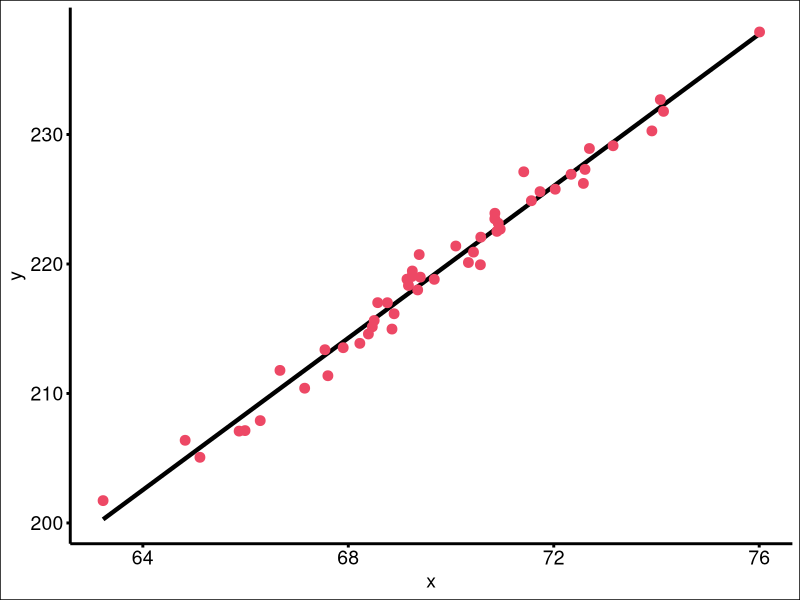
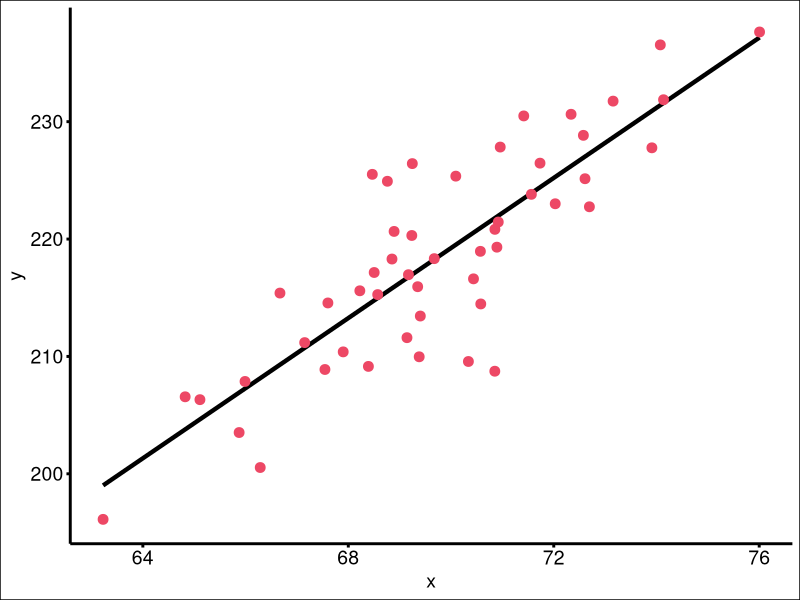
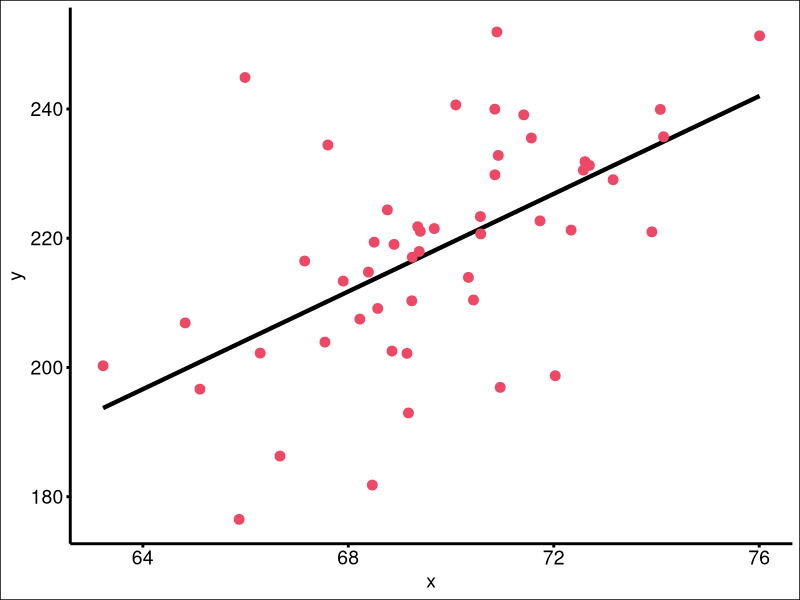
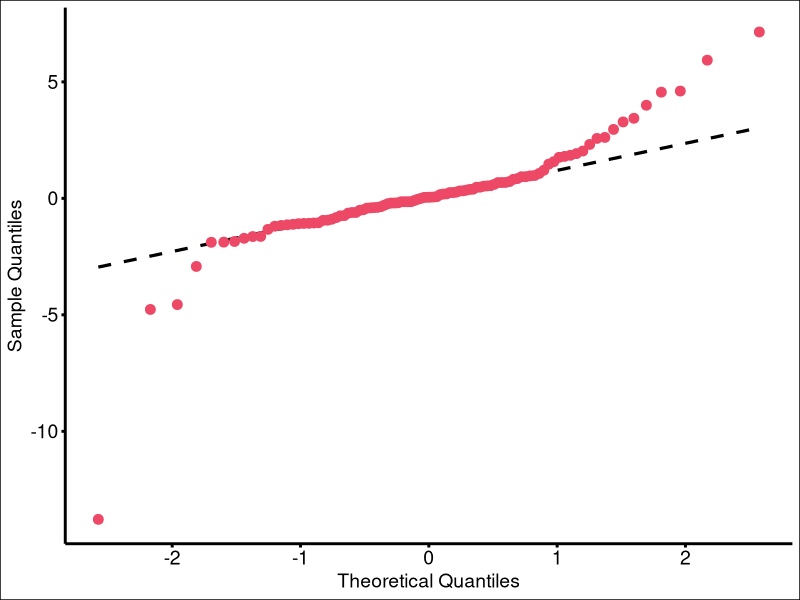
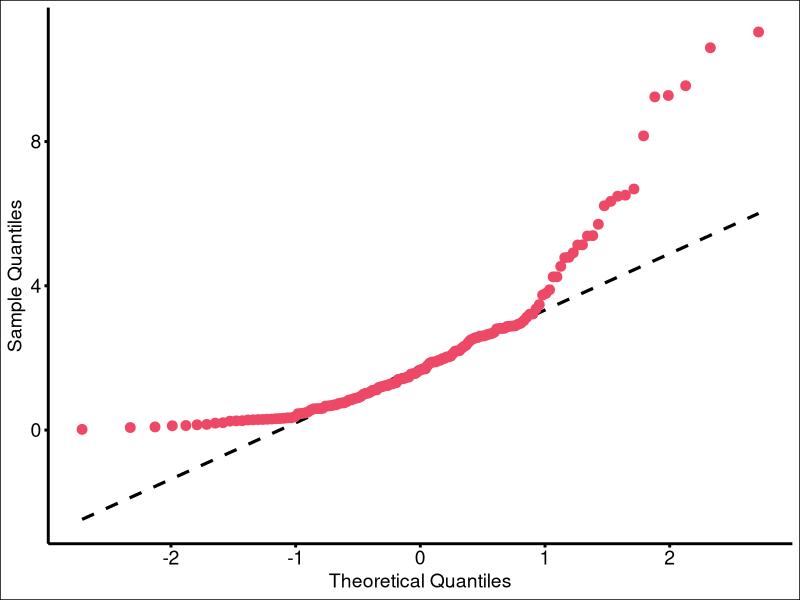
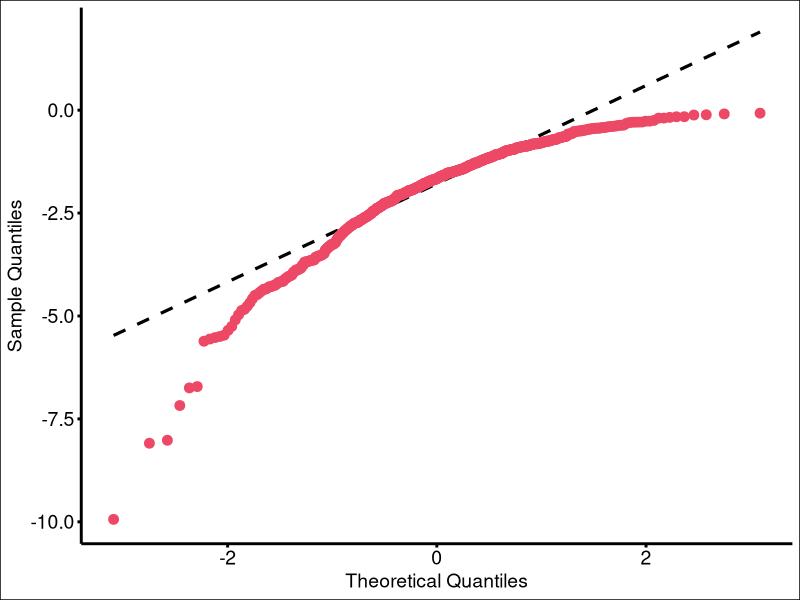
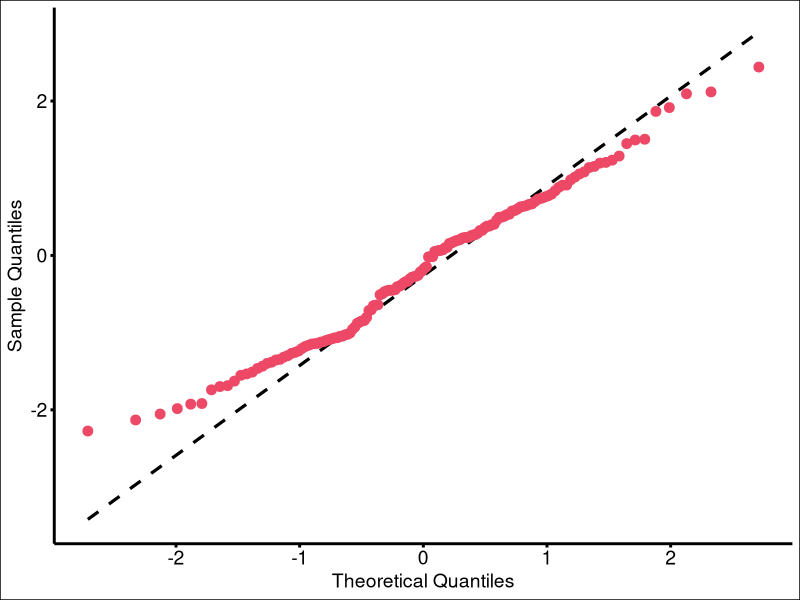
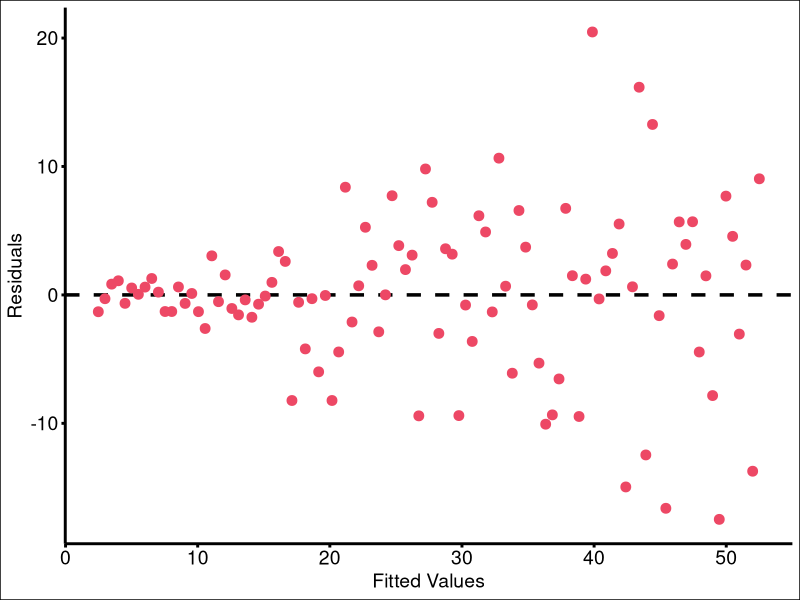

Generate these figures, in order, with R:

library(tidyverse)


# Basic data frame
basic.data <- data.frame(x = rnorm(50, 70, 3))

# High-correlation data
high.cor <- basic.data %>%
  mutate(err = rnorm(50, 0, 1),
         y = 10 + x*3 + err)

# Summary
summary(lm(high.cor$y ~ high.cor$x))

# Plot
high.cor %>%
  ggplot(aes(x = x, y = y)) + 
  geom_smooth(method = 'lm', se = F, colour = "black", linewidth = 1.5) +
  geom_point(colour = "#ED4865", size = 3) +
  theme(plot.background = element_rect(colour = 'black', fill = 'white'),
        panel.background = element_rect(colour = NA, fill = 'white'),
        axis.line = element_line(colour = 'black', linewidth = 1),
        panel.grid = element_blank(),
        legend.background = element_rect(colour = NA, fill = 'white'),
        legend.text = element_text(size = 14, colour = 'black'),
        legend.title = element_text(size = 14, colour = 'black'),
        axis.ticks = element_line(colour = 'black', linewidth = 1),
        axis.text = element_text(size = 14, colour = 'black'),
        axis.title = element_text(size = 14, colour = 'black'))

# Medium-correlation data
med.cor <- basic.data %>%
  mutate(err = rnorm(50, 0, 5),
         y = 10 + x*3 + err)

# Summary
summary(lm(med.cor$y ~ med.cor$x))

# Plot
med.cor %>%
  ggplot(aes(x = x, y = y)) + 
  geom_smooth(method = 'lm', se = F, colour = "black", linewidth = 1.5) +
  geom_point(colour = "#ED4865", size = 3) +
  theme(plot.background = element_rect(colour = 'black', fill = 'white'),
        panel.background = element_rect(colour = NA, fill = 'white'),
        axis.line = element_line(colour = 'black', linewidth = 1),
        panel.grid = element_blank(),
        legend.background = element_rect(colour = NA, fill = 'white'),
        legend.text = element_text(size = 14, colour = 'black'),
        legend.title = element_text(size = 14, colour = 'black'),
        axis.ticks = element_line(colour = 'black', linewidth = 1),
        axis.text = element_text(size = 14, colour = 'black'),
        axis.title = element_text(size = 14, colour = 'black'))

# Low-correlation data
low.cor <- basic.data %>%
  mutate(err = rnorm(50, 0, 14),
         y = 10 + x*3 + err)

# Summary
summary(lm(low.cor$y ~ low.cor$x))

# Plot
low.cor %>%
  ggplot(aes(x = x, y = y)) + 
  geom_smooth(method = 'lm', se = F, colour = "black", linewidth = 1.5) +
  geom_point(colour = "#ED4865", size = 3) +
  theme(plot.background = element_rect(colour = 'black', fill = 'white'),
        panel.background = element_rect(colour = NA, fill = 'white'),
        axis.line = element_line(colour = 'black', linewidth = 1),
        panel.grid = element_blank(),
        legend.background = element_rect(colour = NA, fill = 'white'),
        legend.text = element_text(size = 14, colour = 'black'),
        legend.title = element_text(size = 14, colour = 'black'),
        axis.ticks = element_line(colour = 'black', linewidth = 1),
        axis.text = element_text(size = 14, colour = 'black'),
        axis.title = element_text(size = 14, colour = 'black'))

# Q-Q plot

# Generate sample data for s-shaped plot with light/heavy tails
s_shaped_data <- data.frame(x = (rt(n=100, df=2)))

# Generate QQ plot against Normal Distribution
s_shaped_data %>%
  ggplot(aes(sample = x)) + 
  stat_qq_line(colour = 'black', linewidth = 1.1, linetype = "dashed") +
  stat_qq(size = 3, colour = "#ED4865") +
  theme(plot.background = element_rect(colour = 'black', fill = 'white'),
        panel.background = element_rect(colour = NA, fill = 'white'),
        axis.line = element_line(colour = 'black', linewidth = 1),
        panel.grid = element_blank(),
        legend.background = element_rect(colour = NA, fill = 'white'),
        legend.text = element_text(size = 14, colour = 'black'),
        legend.title = element_text(size = 14, colour = 'black'),
        axis.ticks = element_line(colour = 'black', linewidth = 1),
        axis.text = element_text(size = 14, colour = 'black'),
        axis.title = element_text(size = 14, colour = 'black')) +
  labs(x = "Theoretical Quantiles", y = "Sample Quantiles")

# Generate sample data for right-skewed concave-up
concave_up_data <- data.frame(x = (rexp(150, rate = .5)))

# Generate QQ plot against Normal Distribution
concave_up_data %>%
  ggplot(aes(sample = x)) + 
  stat_qq_line(colour = 'black', linewidth = 1.1, linetype = "dashed") +
  stat_qq(size = 3, colour = "#ED4865") +
  theme(plot.background = element_rect(colour = 'black', fill = 'white'),
        panel.background = element_rect(colour = NA, fill = 'white'),
        axis.line = element_line(colour = 'black', linewidth = 1),
        panel.grid = element_blank(),
        legend.background = element_rect(colour = NA, fill = 'white'),
        legend.text = element_text(size = 14, colour = 'black'),
        legend.title = element_text(size = 14, colour = 'black'),
        axis.ticks = element_line(colour = 'black', linewidth = 1),
        axis.text = element_text(size = 14, colour = 'black'),
        axis.title = element_text(size = 14, colour = 'black')) +
  labs(x = "Theoretical Quantiles", y = "Sample Quantiles")

# Generate sample data for right-skewed concave-down
concave_down_data <- data.frame(x = -rgamma(n = 500, shape = 2, rate = 1))

# Generate QQ plot against Normal Distribution
concave_down_data %>%
  ggplot(aes(sample = x)) + 
  stat_qq_line(colour = 'black', linewidth = 1.1, linetype = "dashed") +
  stat_qq(size = 3, colour = "#ED4865") +
  theme(plot.background = element_rect(colour = 'black', fill = 'white'),
        panel.background = element_rect(colour = NA, fill = 'white'),
        axis.line = element_line(colour = 'black', linewidth = 1),
        panel.grid = element_blank(),
        legend.background = element_rect(colour = NA, fill = 'white'),
        legend.text = element_text(size = 14, colour = 'black'),
        legend.title = element_text(size = 14, colour = 'black'),
        axis.ticks = element_line(colour = 'black', linewidth = 1),
        axis.text = element_text(size = 14, colour = 'black'),
        axis.title = element_text(size = 14, colour = 'black')) +
  labs(x = "Theoretical Quantiles", y = "Sample Quantiles")

# Generate sample data for normal Q-Q
norm_data <- data.frame(x = rnorm(150, 0, 1))

# Generate QQ plot against Normal Distribution
norm_data %>%
  ggplot(aes(sample = x)) + 
  stat_qq_line(colour = 'black', linewidth = 1.1, linetype = "dashed") +
  stat_qq(size = 3, colour = "#ED4865") +
  theme(plot.background = element_rect(colour = 'black', fill = 'white'),
        panel.background = element_rect(colour = NA, fill = 'white'),
        axis.line = element_line(colour = 'black', linewidth = 1),
        panel.grid = element_blank(),
        legend.background = element_rect(colour = NA, fill = 'white'),
        legend.text = element_text(size = 14, colour = 'black'),
        legend.title = element_text(size = 14, colour = 'black'),
        axis.ticks = element_line(colour = 'black', linewidth = 1),
        axis.text = element_text(size = 14, colour = 'black'),
        axis.title = element_text(size = 14, colour = 'black')) +
  labs(x = "Theoretical Quantiles", y = "Sample Quantiles")

# Simulate fan-shaped residual plot
x <- seq(1, 100, length.out = 100)

# 2. Generate an error term where variance increases with x
# The standard deviation of the error is made proportional to x
error_sd <- 0.5 + 0.1 * x 
errors <- rnorm(100, mean = 0, sd = error_sd)

# 3. Generate the response variable (y)
# A linear relationship is used: y = 2 + 0.5*x + errors
y <- 2 + 0.5 * x + errors

# 4. Fit a linear model to the data
model <- lm(y ~ x)

# Data frame for residuals
fan_resids <- data.frame(x = fitted(model),
                         y = residuals(model))

# Plot
fan_resids %>%
  ggplot(aes(x = x, y = y)) +
  geom_hline(yintercept = 0, linewidth = 1.2, linetype = "dashed") +
  geom_point(colour = "#ED4865", size = 3) +
  theme(plot.background = element_rect(colour = 'black', fill = 'white'),
        panel.background = element_rect(colour = NA, fill = 'white'),
        axis.line = element_line(colour = 'black', linewidth = 1),
        panel.grid = element_blank(),
        legend.background = element_rect(colour = NA, fill = 'white'),
        legend.text = element_text(size = 14, colour = 'black'),
        legend.title = element_text(size = 14, colour = 'black'),
        axis.ticks = element_line(colour = 'black', linewidth = 1),
        axis.text = element_text(size = 14, colour = 'black'),
        axis.title = element_text(size = 14, colour = 'black')) +
  labs(x = "Fitted Values", y = "Residuals")


# Simulate normal residual plot
x <- 1:100
# Generate 'y' with a linear trend (2*x + 5) and normal random noise (mean 0, sd 10)
y <- 5 + 2 * x + rnorm(100, mean = 0, sd = 10)
sim_data <- data.frame(x, y)

# 2. Fit a linear model
model <- lm(y ~ x, data = sim_data)

# Data frame for residuals
norm_resids <- data.frame(x = fitted(model),
                          y = residuals(model))

# Plot
norm_resids %>%
  ggplot(aes(x = x, y = y)) +
  geom_hline(yintercept = 0, linewidth = 1.2, linetype = "dashed") +
  geom_point(colour = "#ED4865", size = 3) +
  theme(plot.background = element_rect(colour = 'black', fill = 'white'),
        panel.background = element_rect(colour = NA, fill = 'white'),
        axis.line = element_line(colour = 'black', linewidth = 1),
        panel.grid = element_blank(),
        legend.background = element_rect(colour = NA, fill = 'white'),
        legend.text = element_text(size = 14, colour = 'black'),
        legend.title = element_text(size = 14, colour = 'black'),
        axis.ticks = element_line(colour = 'black', linewidth = 1),
        axis.text = element_text(size = 14, colour = 'black'),
        axis.title = element_text(size = 14, colour = 'black')) +
  labs(x = "Fitted Values", y = "Residuals")

# Simulate wave-shaped residual plot
n <- 100
x <- seq(1, 10, length.out = n)

# Generate a true, non-linear relationship (e.g., linear + sine wave)
# True model: Y = 2 + 0.5X + 2*sin(X) + error
y_true <- 2 + 0.5 * x + 2 * sin(x)
error <- rnorm(n, mean = 0, sd = 0.5)
y <- y_true + error

# 2. Fit a Linear Model (incorrectly assuming linear relationship)
model <- lm(y ~ x)

# Data frame for residuals
wave_resids <- data.frame(x = fitted(model),
                          y = residuals(model))

# Plot
wave_resids %>%
  ggplot(aes(x = x, y = y)) +
  geom_hline(yintercept = 0, linewidth = 1.2, linetype = "dashed") +
  geom_point(colour = "#ED4865", size = 3) +
  theme(plot.background = element_rect(colour = 'black', fill = 'white'),
        panel.background = element_rect(colour = NA, fill = 'white'),
        axis.line = element_line(colour = 'black', linewidth = 1),
        panel.grid = element_blank(),
        legend.background = element_rect(colour = NA, fill = 'white'),
        legend.text = element_text(size = 14, colour = 'black'),
        legend.title = element_text(size = 14, colour = 'black'),
        axis.ticks = element_line(colour = 'black', linewidth = 1),
        axis.text = element_text(size = 14, colour = 'black'),
        axis.title = element_text(size = 14, colour = 'black')) +
  labs(x = "Fitted Values", y = "Residuals")

#  Simulate quadratic residual plot
x <- seq(1, 100, length.out = 100)
# True relationship is y = x^2, with added noise
y <- 5 + 0.5 * x + 0.05 * x^2 + rnorm(100, sd = 10)

# 2. Fit a linear model (mis-specified)
model <- lm(y ~ x)

# Data frame for residuals
curved_resids <- data.frame(x = fitted(model),
                            y = residuals(model))

# Plot
curved_resids %>%
  ggplot(aes(x = x, y = y)) +
  geom_hline(yintercept = 0, linewidth = 1.2, linetype = "dashed") +
  geom_point(colour = "#ED4865", size = 3) +
  theme(plot.background = element_rect(colour = 'black', fill = 'white'),
        panel.background = element_rect(colour = NA, fill = 'white'),
        axis.line = element_line(colour = 'black', linewidth = 1),
        panel.grid = element_blank(),
        legend.background = element_rect(colour = NA, fill = 'white'),
        legend.text = element_text(size = 14, colour = 'black'),
        legend.title = element_text(size = 14, colour = 'black'),
        axis.ticks = element_line(colour = 'black', linewidth = 1),
        axis.text = element_text(size = 14, colour = 'black'),
        axis.title = element_text(size = 14, colour = 'black')) +
  labs(x = "Fitted Values", y = "Residuals")
